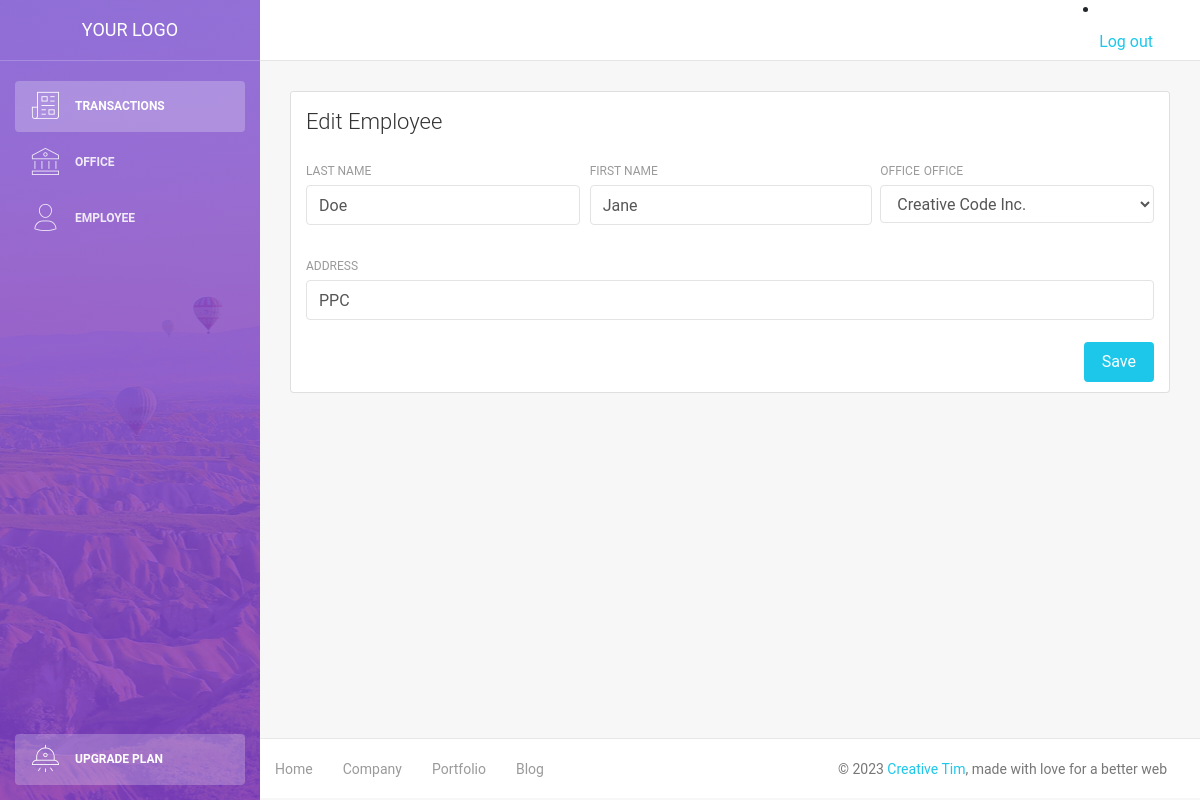
Page /employee-edit.php?id=1 on the committed database.
### tables this page shows
CREATE TABLE `employee` (
  `id` int(11) NOT NULL,
  `lastname` varchar(45) NOT NULL,
  `firstname` varchar(45) NOT NULL,
  `office_id` int(11) NOT NULL,
  `address` varchar(100) DEFAULT NULL
);

### employee-edit.php (the view, shortened to what this page needs)
<!DOCTYPE html>
<html lang="en">
<head>
    <link rel="stylesheet" href="https://maxcdn.bootstrapcdn.com/font-awesome/latest/css/font-awesome.min.css" />
    <link href="assets/css/bootstrap.min.css" rel="stylesheet" />
    <link href="assets/css/light-bootstrap-dashboard.css?v=2.0.0 " rel="stylesheet" />
    <link href="assets/css/demo.css" rel="stylesheet" />
</head>
<?php
        require "config/db.php";
        $id = $_GET['id'];
        $query_Id = "SELECT * FROM employee WHERE id=$id";
        $result_Id = mysqli_query($conn, $query_Id);
        if(count(array($result_Id))==1){
            $employee = mysqli_fetch_array($result_Id);
            $firstname  = $employee['firstname'];
            $lastname = $employee['lastname'];
            $office_id = $employee['office_id'];
            $address = $employee['address'];
        }
        $query = "SELECT  id, name From  office";
        $employee = mysqli_query($conn, $query);
    ?>
<body>
    <div class="wrapper">
        <div class="sidebar"data-color="purple" data-image="assets/img/sidebar-2.jpg">
            <div class="sidebar-wrapper">
               <?php include('includes/sidebar.php');?>
            </div>
        </div>
        <div class="main-panel">
            <?php include('includes/navbar.php');?>
            <div class="content">
                <div class="container-fluid">
                    <div class="row">
                        <div class="col-md-12">
                            <div class="card">
                                <div class="card-header">
                                    <h4 class="card-title">Edit Employee</h4>
                                </div>
                                <div class="card-body">
                                    <form method="POST" action="<?php $_SERVER['PHP_SELF'];?>">
                                        <div class="row">
                                            <div class="col-md-4 pr-1">
                                                <div class="form-group">
                                                    <label>Last Name</label>
                                                    <input type="text" class="form-control" name= "lastname" value="<?php echo $lastname; ?>">
                                                </div>
                                            </div>
                                            <div class="col-md-4 pr-1">
                                                <div class="form-group">
                                                    <label>First Name</label>
                                                    <input type="text" class="form-control" name="firstname" value="<?php echo $firstname; ?>" >
                                                </div>
                                            </div>
                                            <div class="col-md-4 pl-1">
                                                <div class="form-group">
                                                    <label for="exampleInputEmail1">Office</label>
                                                    <label for="exampleInputEmail">Office</label>
                                                    <select class="form-control" name="office">
                                                        <?php while($employee_row = mysqli_fetch_assoc($employee)):?>
                                                            <?php if($employee_row['id'] == $office_id):?>
                                                                <option value="<?php echo $employee_row['id']; ?>" selected>
                                                                    <?php echo $employee_row['name']; ?>
                                                                </option>
                                                            <?php else:?>
                                                                <option value="<?php echo $employee_row['id']; ?>">
                                                                    <?php echo $employee_row['name']; ?>
                                                                </option>
                                                            <?php endif?>
                                                        <?php endwhile;?>
                                                    </select>
                                                </div>
                                            </div>
                                        </div>
                                        <div class="row">
                                            <div class="col-md-12">
                                                <div class="form-group">
                                                    <label>Address</label>
                                                    <input type="text" class="form-control" name="address" value="<?php echo $address; ?>">
                                                </div>
                                            </div>
                                        </div>
                                        <button type="submit" name="submit" class="btn btn-info btn-fill pull-right">Save</button>
                                       <div class="clearfix"></div>
                                </form>
                               </div>
                            </div>
                        </div>
                    </div>
                </div>
            </div>
            <footer class="footer">
                <div class="container-fluid">
                    <nav>
                        <ul class="footer-menu">
                            <li>
                                <a href="#">
                                    Home
                                </a>
                            </li>
                            <li>
                                <a href="#">
                                    Company
                                </a>
                            </li>
                            <li>
                                <a href="#">
                                    Portfolio
                                </a>
                            </li>
                            <li>
                                <a href="#">
                                    Blog
                                </a>
                            </li>
                        </ul>
                        <p class="copyright text-center">
                            ©
                            <a href="http://www.creative-tim.com">Creative Tim</a>, made with love for a better web
                        </p>
                    </nav>
                </div>
            </footer>
        </div>
    </div>
</body>
</html>

### rows in the picture
employee: lastname "Doe", firstname "Jane", address "PPC"

### other values in the picture
form field office "Creative Code Inc."
